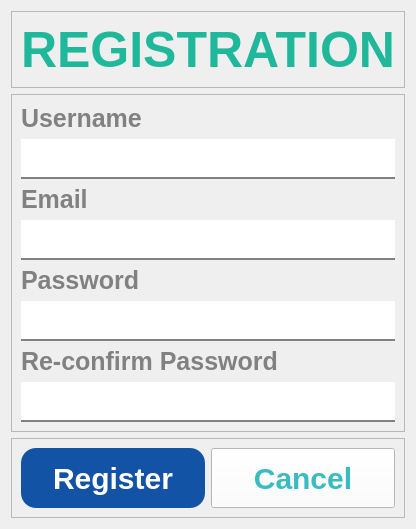
           <widget class="QWidget" name="page_2">
            <layout class="QGridLayout" name="gridLayout_8">
             <item row="0" column="0">
              <widget class="QFrame" name="frame_7">
               <property name="frameShape">
                <enum>QFrame::StyledPanel</enum>
               </property>
               <property name="frameShadow">
                <enum>QFrame::Raised</enum>
               </property>
               <layout class="QGridLayout" name="gridLayout_9">
                <item row="0" column="0">
                 <widget class="QLabel" name="label_6">
                  <property name="styleSheet">
                   <string notr="true">font-family: Segoe UI;
font-weight: bold;
color: #1FB89B;
font-size: 50px;
border-color: white;</string>
                  </property>
                  <property name="text">
                   <string>REGISTRATION</string>
                  </property>
                  <property name="alignment">
                   <set>Qt::AlignCenter</set>
                  </property>
                 </widget>
                </item>
               </layout>
              </widget>
             </item>
             <item row="1" column="0">
              <widget class="QFrame" name="frame_8">
               <property name="frameShape">
                <enum>QFrame::StyledPanel</enum>
               </property>
               <property name="frameShadow">
                <enum>QFrame::Raised</enum>
               </property>
               <layout class="QVBoxLayout" name="verticalLayout">
                <item>
                 <widget class="QLabel" name="label_7">
                  <property name="styleSheet">
                   <string notr="true">font-family: Segoe UI;
				font-weight: bold;
				color: #818181;
				font-size: 25px;

border-radius: 0px;
border-color: white;
border-width: 0px;</string>
                  </property>
                  <property name="text">
                   <string>Username</string>
                  </property>
                 </widget>
                </item>
                <item>
                 <widget class="QLineEdit" name="register_username_lineEdit">
                  <property name="minimumSize">
                   <size>
                    <width>0</width>
                    <height>40</height>
                   </size>
                  </property>
                  <property name="styleSheet">
                   <string notr="true">QLineEdit {
				font-family: Segoe UI;
				font-weight: bold;
				color: #818181;
				font-size: 25px;
                border: none;
                border-bottom: 2px solid #818181;
            }

QLineEdit::hover{
color: #565656;
border-bottom: 2px solid #565656;
}

</string>
                  </property>
                  <property name="inputMask">
                   <string/>
                  </property>
                  <property name="text">
                   <string comment="Username" extracomment="Username"/>
                  </property>
                 </widget>
                </item>
                <item>
                 <widget class="QLabel" name="label_14">
                  <property name="styleSheet">
                   <string notr="true">font-family: Segoe UI;
				font-weight: bold;
				color: #818181;
				font-size: 25px;

border-radius: 0px;
border-color: white;
border-width: 0px;</string>
                  </property>
                  <property name="text">
                   <string>Email</string>
                  </property>
                 </widget>
                </item>
                <item>
                 <widget class="QLineEdit" name="register_email_lineEdit">
                  <property name="minimumSize">
                   <size>
                    <width>0</width>
                    <height>40</height>
                   </size>
                  </property>
                  <property name="styleSheet">
                   <string notr="true">QLineEdit {
				font-family: Segoe UI;
				font-weight: bold;
				color: #818181;
				font-size: 25px;
                border: none;
                border-bottom: 2px solid #818181;
            }

QLineEdit::hover{
color: #565656;
border-bottom: 2px solid #565656;
}

</string>
                  </property>
                 </widget>
                </item>
                <item>
                 <widget class="QLabel" name="label_8">
                  <property name="styleSheet">
                   <string notr="true">font-family: Segoe UI;
				font-weight: bold;
				color: #818181;
				font-size: 25px;

border-radius: 0px;
border-color: white;
border-width: 0px;</string>
                  </property>
                  <property name="text">
                   <string>Password</string>
                  </property>
                 </widget>
                </item>
                <item>
                 <widget class="QLineEdit" name="register_password_lineEdit">
                  <property name="minimumSize">
                   <size>
                    <width>0</width>
                    <height>40</height>
                   </size>
                  </property>
                  <property name="styleSheet">
                   <string notr="true">QLineEdit {
				font-family: Segoe UI;
				font-weight: bold;
				color: #818181;
				font-size: 25px;
                border: none;
                border-bottom: 2px solid #818181;
            }

QLineEdit::hover{
color: #565656;
border-bottom: 2px solid #565656;
}

</string>
                  </property>
                  <property name="inputMask">
                   <string/>
                  </property>
                  <property name="text">
                   <string comment="Username" extracomment="Username"/>
                  </property>
                  <property name="echoMode">
                   <enum>QLineEdit::Password</enum>
                  </property>
                 </widget>
                </item>
                <item>
                 <widget class="QLabel" name="label_9">
                  <property name="styleSheet">
                   <string notr="true">font-family: Segoe UI;
				font-weight: bold;
				color: #818181;
				font-size: 25px;

border-radius: 0px;
border-color: white;
border-width: 0px;</string>
                  </property>
                  <property name="text">
                   <string>Re-confirm Password</string>
                  </property>
                 </widget>
                </item>
                <item>
                 <widget class="QLineEdit" name="register_confirm_password_lineEdit">
                  <property name="minimumSize">
                   <size>
                    <width>0</width>
                    <height>40</height>
                   </size>
                  </property>
                  <property name="styleSheet">
                   <string notr="true">QLineEdit {
				font-family: Segoe UI;
				font-weight: bold;
				color: #818181;
				font-size: 25px;
                border: none;
                border-bottom: 2px solid #818181;
            }

QLineEdit::hover{
color: #565656;
border-bottom: 2px solid #565656;
}

</string>
                  </property>
                  <property name="inputMask">
                   <string/>
                  </property>
                  <property name="text">
                   <string comment="Username" extracomment="Username"/>
                  </property>
                  <property name="echoMode">
                   <enum>QLineEdit::Password</enum>
                  </property>
                 </widget>
                </item>
               </layout>
              </widget>
             </item>
             <item row="2" column="0">
              <widget class="QFrame" name="frame_9">
               <property name="frameShape">
                <enum>QFrame::StyledPanel</enum>
               </property>
               <property name="frameShadow">
                <enum>QFrame::Raised</enum>
               </property>
               <layout class="QHBoxLayout" name="horizontalLayout">
                <item>
                 <widget class="QPushButton" name="register_confirm_btn">
                  <property name="minimumSize">
                   <size>
                    <width>0</width>
                    <height>60</height>
                   </size>
                  </property>
                  <property name="cursor">
                   <cursorShape>PointingHandCursor</cursorShape>
                  </property>
                  <property name="styleSheet">
                   <string notr="true">QPushButton{
background-color: #1353A5;
color: white;
font-family: Segoe UI;
font-weight: bold;
font-size: 30px;
border-radius: 15px;
}

QPushButton::hover{
text-decoration: underline;
background-color: #0B3163;
}</string>
                  </property>
                  <property name="text">
                   <string>Register</string>
                  </property>
                 </widget>
                </item>
                <item>
                 <widget class="QPushButton" name="register_cancel_btn">
                  <property name="minimumSize">
                   <size>
                    <width>0</width>
                    <height>60</height>
                   </size>
                  </property>
                  <property name="cursor">
                   <cursorShape>PointingHandCursor</cursorShape>
                  </property>
                  <property name="styleSheet">
                   <string notr="true">QPushButton{
background-color: white;
color: #38BCC2;
font-family: Segoe UI;
font-weight: bold;
font-size: 30px;
border-color: white;

}

QPushButton::hover{
text-decoration: underline;
color: #217074;
}</string>
                  </property>
                  <property name="text">
                   <string>Cancel</string>
                  </property>
                 </widget>
                </item>
               </layout>
              </widget>
             </item>
            </layout>
           </widget>
